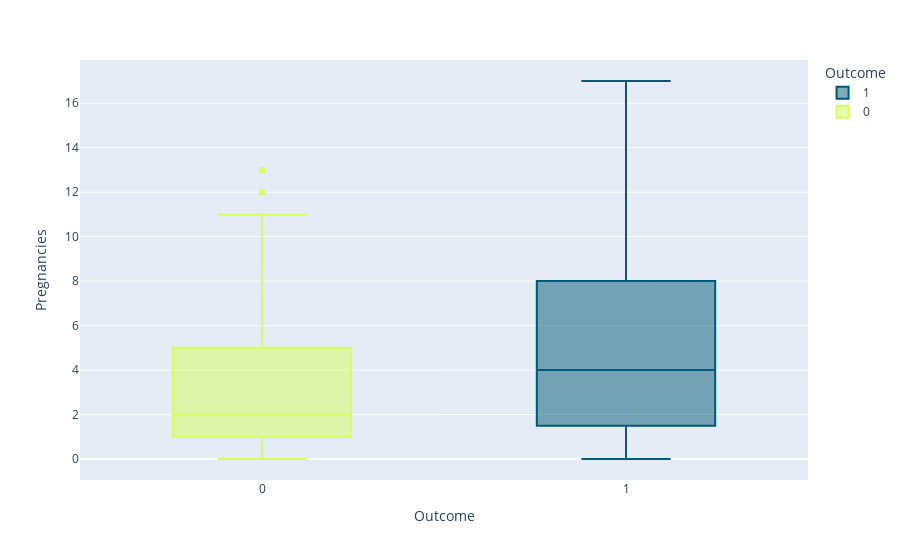
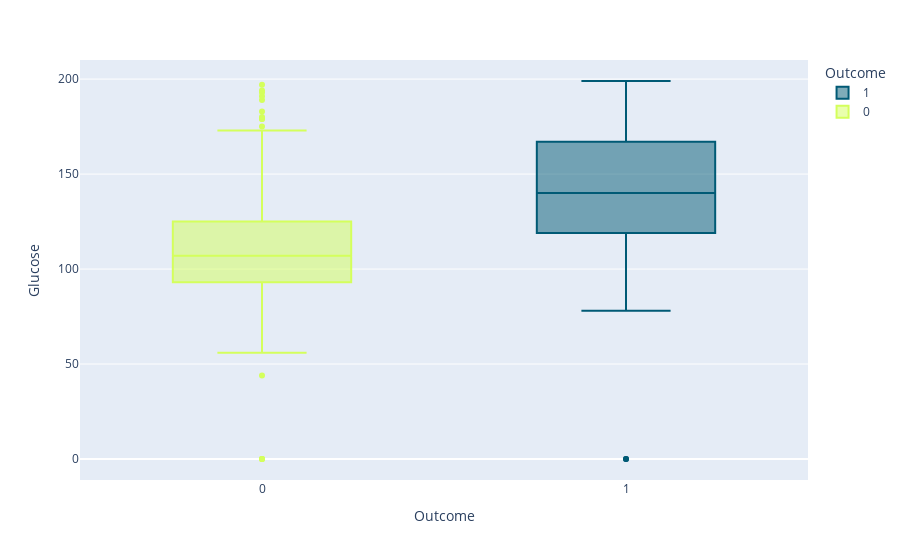
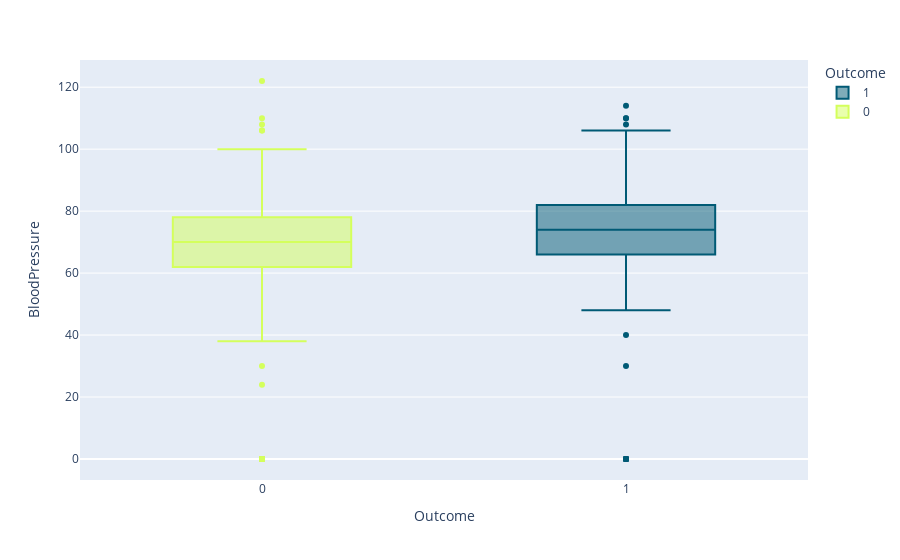
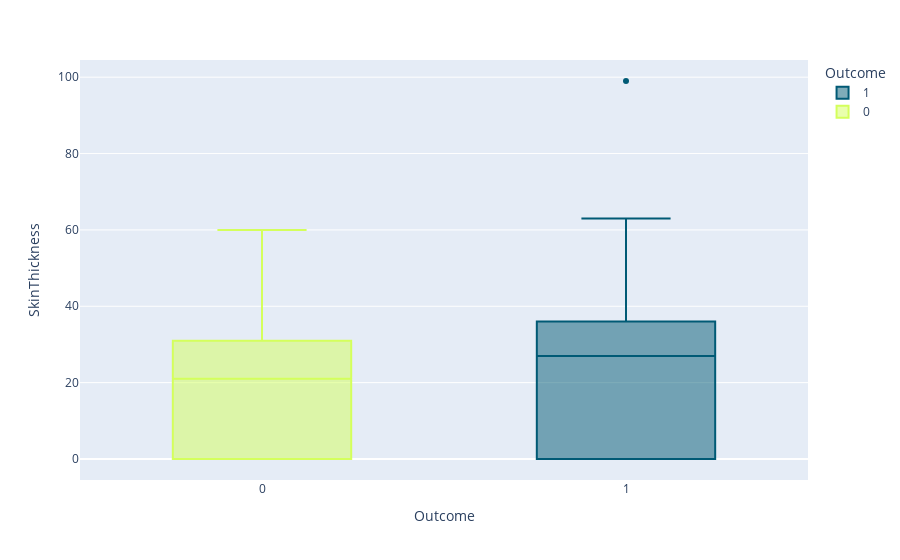

The code cell stored with these charts, in order, in its notebook:
### Markdown cell above
INFERENCES:

* Data is highly imbalance

### Code cell
# Outlier Analysis:
for column in df.drop("Outcome",axis=1).columns[:5]:

    # for loop auto iterates through the first five feature columns in the dataframe

    fig = px.box(data_frame =df ,
                 x='Outcome',
                 color = 'Outcome',
                 y = column,
                 color_discrete_sequence = ["#005A75","#D4FF5C"],
                 orientation = 'v')

    fig.show()

### Figure 1 — Plotly figure (JSON) as saved in the notebook; plotly's stock layout.template omitted (floating-point values rounded to 4 significant figures; data arrays with more than 128 entries replaced by an {"elided": "..."} marker saying what was removed)
{"data": [{"alignmentgroup": "True", "hovertemplate": "Outcome=%{x}<br>Pregnancies=%{y}<extra></extra>", "legendgroup": "1", "marker": {"color": "#005A75"}, "name": "1", "notched": false, "offsetgroup": "1", "orientation": "v", "showlegend": true, "type": "box", "x": {"elided": "268 int values"}, "x0": " ", "xaxis": "x", "y": {"elided": "268 int values"}, "y0": " ", "yaxis": "y"}, {"alignmentgroup": "True", "hovertemplate": "Outcome=%{x}<br>Pregnancies=%{y}<extra></extra>", "legendgroup": "0", "marker": {"color": "#D4FF5C"}, "name": "0", "notched": false, "offsetgroup": "0", "orientation": "v", "showlegend": true, "type": "box", "x": {"elided": "500 int values"}, "x0": " ", "xaxis": "x", "y": {"elided": "500 int values"}, "y0": " ", "yaxis": "y"}], "layout": {"boxmode": "overlay", "legend": {"title": {"text": "Outcome"}, "tracegroupgap": 0}, "margin": {"t": 60}, "xaxis": {"anchor": "y", "categoryarray": [1, 0], "categoryorder": "array", "domain": [0, 1], "title": {"text": "Outcome"}}, "yaxis": {"anchor": "x", "domain": [0, 1], "title": {"text": "Pregnancies"}}}}

### Figure 2 — Plotly figure (JSON) as saved in the notebook; plotly's stock layout.template omitted (floating-point values rounded to 4 significant figures; data arrays with more than 128 entries replaced by an {"elided": "..."} marker saying what was removed)
{"data": [{"alignmentgroup": "True", "hovertemplate": "Outcome=%{x}<br>Glucose=%{y}<extra></extra>", "legendgroup": "1", "marker": {"color": "#005A75"}, "name": "1", "notched": false, "offsetgroup": "1", "orientation": "v", "showlegend": true, "type": "box", "x": {"elided": "268 int values"}, "x0": " ", "xaxis": "x", "y": {"elided": "268 int values"}, "y0": " ", "yaxis": "y"}, {"alignmentgroup": "True", "hovertemplate": "Outcome=%{x}<br>Glucose=%{y}<extra></extra>", "legendgroup": "0", "marker": {"color": "#D4FF5C"}, "name": "0", "notched": false, "offsetgroup": "0", "orientation": "v", "showlegend": true, "type": "box", "x": {"elided": "500 int values"}, "x0": " ", "xaxis": "x", "y": {"elided": "500 int values"}, "y0": " ", "yaxis": "y"}], "layout": {"boxmode": "overlay", "legend": {"title": {"text": "Outcome"}, "tracegroupgap": 0}, "margin": {"t": 60}, "xaxis": {"anchor": "y", "categoryarray": [1, 0], "categoryorder": "array", "domain": [0, 1], "title": {"text": "Outcome"}}, "yaxis": {"anchor": "x", "domain": [0, 1], "title": {"text": "Glucose"}}}}

### Figure 3 — Plotly figure (JSON) as saved in the notebook; plotly's stock layout.template omitted (floating-point values rounded to 4 significant figures; data arrays with more than 128 entries replaced by an {"elided": "..."} marker saying what was removed)
{"data": [{"alignmentgroup": "True", "hovertemplate": "Outcome=%{x}<br>BloodPressure=%{y}<extra></extra>", "legendgroup": "1", "marker": {"color": "#005A75"}, "name": "1", "notched": false, "offsetgroup": "1", "orientation": "v", "showlegend": true, "type": "box", "x": {"elided": "268 int values"}, "x0": " ", "xaxis": "x", "y": {"elided": "268 int values"}, "y0": " ", "yaxis": "y"}, {"alignmentgroup": "True", "hovertemplate": "Outcome=%{x}<br>BloodPressure=%{y}<extra></extra>", "legendgroup": "0", "marker": {"color": "#D4FF5C"}, "name": "0", "notched": false, "offsetgroup": "0", "orientation": "v", "showlegend": true, "type": "box", "x": {"elided": "500 int values"}, "x0": " ", "xaxis": "x", "y": {"elided": "500 int values"}, "y0": " ", "yaxis": "y"}], "layout": {"boxmode": "overlay", "legend": {"title": {"text": "Outcome"}, "tracegroupgap": 0}, "margin": {"t": 60}, "xaxis": {"anchor": "y", "categoryarray": [1, 0], "categoryorder": "array", "domain": [0, 1], "title": {"text": "Outcome"}}, "yaxis": {"anchor": "x", "domain": [0, 1], "title": {"text": "BloodPressure"}}}}

### Figure 4 — Plotly figure (JSON) as saved in the notebook; plotly's stock layout.template omitted (floating-point values rounded to 4 significant figures; data arrays with more than 128 entries replaced by an {"elided": "..."} marker saying what was removed)
{"data": [{"alignmentgroup": "True", "hovertemplate": "Outcome=%{x}<br>SkinThickness=%{y}<extra></extra>", "legendgroup": "1", "marker": {"color": "#005A75"}, "name": "1", "notched": false, "offsetgroup": "1", "orientation": "v", "showlegend": true, "type": "box", "x": {"elided": "268 int values"}, "x0": " ", "xaxis": "x", "y": {"elided": "268 int values"}, "y0": " ", "yaxis": "y"}, {"alignmentgroup": "True", "hovertemplate": "Outcome=%{x}<br>SkinThickness=%{y}<extra></extra>", "legendgroup": "0", "marker": {"color": "#D4FF5C"}, "name": "0", "notched": false, "offsetgroup": "0", "orientation": "v", "showlegend": true, "type": "box", "x": {"elided": "500 int values"}, "x0": " ", "xaxis": "x", "y": {"elided": "500 int values"}, "y0": " ", "yaxis": "y"}], "layout": {"boxmode": "overlay", "legend": {"title": {"text": "Outcome"}, "tracegroupgap": 0}, "margin": {"t": 60}, "xaxis": {"anchor": "y", "categoryarray": [1, 0], "categoryorder": "array", "domain": [0, 1], "title": {"text": "Outcome"}}, "yaxis": {"anchor": "x", "domain": [0, 1], "title": {"text": "SkinThickness"}}}}
